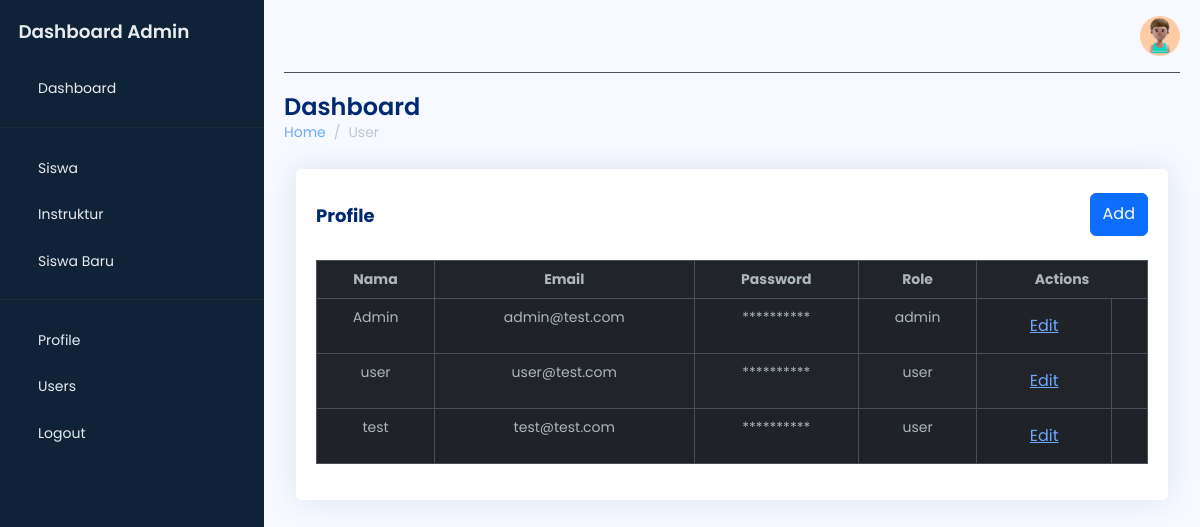
The app's page /admin/user/index.php (signed in) with its own data.
### tables this page shows
CREATE TABLE `users` (
  `id` int(11) NOT NULL,
  `nama` varchar(50) NOT NULL,
  `email` varchar(100) NOT NULL,
  `password` varchar(255) NOT NULL,
  `role` enum('admin','user') NOT NULL
);

### admin/user/index.php (the view, shortened to what this page needs)
<?php
require_once '../../config.php';
?>
<!DOCTYPE html>
<html lang="en" data-bs-theme="dark">
<head>
    <link rel="stylesheet" href="https://cdn.jsdelivr.net/npm/bootstrap@5.3.0-alpha2/dist/css/bootstrap.min.css" />
    <link href="https://cdn.lineicons.com/4.0/lineicons.css" rel="stylesheet" />
    <link rel="stylesheet" href="https://cdn.jsdelivr.net/npm/sweetalert2@11/dist/sweetalert2.min.css">
    <link rel="stylesheet" href="../assets/css/style.css" />
</head>
<body>
    <div class="wrapper">
        <?php include '../template/sidebar.php'; ?>
        <main id="main" class="main">
            <?php include '../template/navbar.php'; ?>
            <div class="pagetitle">
                <h1>Dashboard</h1>
                <nav>
                    <ol class="breadcrumb">
                        <li class="breadcrumb-item"><a href="index.html">Home</a></li>
                        <li class="breadcrumb-item active">User</li>
                    </ol>
                </nav>
            </div>
            <section class="section dashboard">
                <div class="container">
                    <div class="row">
                        <div class="col">
                            <div class="card">
                                <div class="card-body">
                                    <div class="d-flex justify-content-between">
                                        <h5 class="card-title mt-3 fw-bold">Profile</h5>
                                        <button class="btn btn-primary mt-4 mb-4" style="height: 43px;" data-bs-toggle="modal" data-bs-target="#addModal">Add</button>
                                    </div>
                                    <table class="table table-bordered table-striped text-center">
                                        <thead>
                                            <tr>
                                                <th scope="col">Nama</th>
                                                <th scope="col">Email</th>
                                                <th scope="col">Password</th>
                                                <th scope="col">Role</th>
                                                <th scope="col" colspan="2">Actions</th>
                                            </tr>
                                        </thead>
                                        <tbody>
                                            <?php
                                            $sql = "SELECT * FROM users";
                                            $result = $conn->query($sql);
                                            if ($result->num_rows > 0) {
                                                while ($row = $result->fetch_assoc()) {
                                                    echo "<tr>";
                                                    echo "<td>" . htmlspecialchars($row["nama"]) . "</td>";
                                                    echo "<td>" . htmlspecialchars($row["email"]) . "</td>";
                                                    echo "<td>**********</td>";
                                                    echo "<td>" . htmlspecialchars($row["role"]) . "</td>";
                                                    echo "<td>
                                                        <button class='btn btn-link edit-btn' data-bs-toggle='modal' data-bs-target='#editModal'
                                                        data-id='" . $row["id"] . "'
                                                        data-nama='" . htmlspecialchars($row["nama"]) . "'
                                                        data-email='" . htmlspecialchars($row["email"]) . "'
                                                        data-role='" . htmlspecialchars($row["role"]) . "'
                                                        >Edit</button>
                                                    </td>";
                                                    echo "<td>
                                                        <form action='' method='POST' class='delete-form' style='display:inline-block;'>
                                                            <input type='hidden' name='user_id' value='" . $row['id'] . "'>
                                                            <input type='hidden' name='delete_user' value='1'>
                                                            <button type='submit' class='btn btn-link text-danger p-0 m-0 delete-btn'><i class='lni lni-trash-can text-danger'></i></button>
                                                        </form>
                                                    </td>";
                                                    echo "</tr>";
                                                }
                                            } else {
                                                echo "<tr><td colspan='5'>No users found</td></tr>";
                                            }
                                            ?>
                                        </tbody>
                                    </table>
                                </div>
                            </div>
                        </div>
                    </div>
                </div>
            </section>
        </main>
    </div>
</body>
</html>

### admin/assets/css/style.css (style rules this page uses)
body { font-family: "Poppins", sans-serif; font-size: 0.875rem; opacity: 1; overflow-y: scroll; background: #f6f9ff; color: #444444; }
a { cursor: pointer; text-decoration: none; font-family: "Poppins", sans-serif; }
li { list-style: none; }
.wrapper { align-items: stretch; display: flex; width: 100%; }
.main { display: flex; flex-direction: column; min-height: 100vh; min-width: 0; overflow: hidden; transition: all 0.35s ease-in-out; width: 100%; padding: 0 20px 30px; }
.pagetitle { margin-bottom: 10px; margin-top: 20px; }
.pagetitle h1 { font-size: 24px; margin-bottom: 0; font-weight: 600; color: #012970; }
.card { margin-bottom: 30px; border: none; background-color: white; border-radius: 5px; box-shadow: 0px 0 30px rgba(1, 41, 112, 0.1); }
.card-title { padding: 20px 0 15px 0; font-size: 18px; font-weight: 500; color: #012970; font-family: "Poppins", sans-serif; }
.card-body { padding: 0 20px 20px 20px; }

### records on screen
users: nama "Admin", email "admin@test.com", role "admin"
users: nama "user", email "user@test.com", role "user"
users: nama "test", email "test@test.com", role "user"
